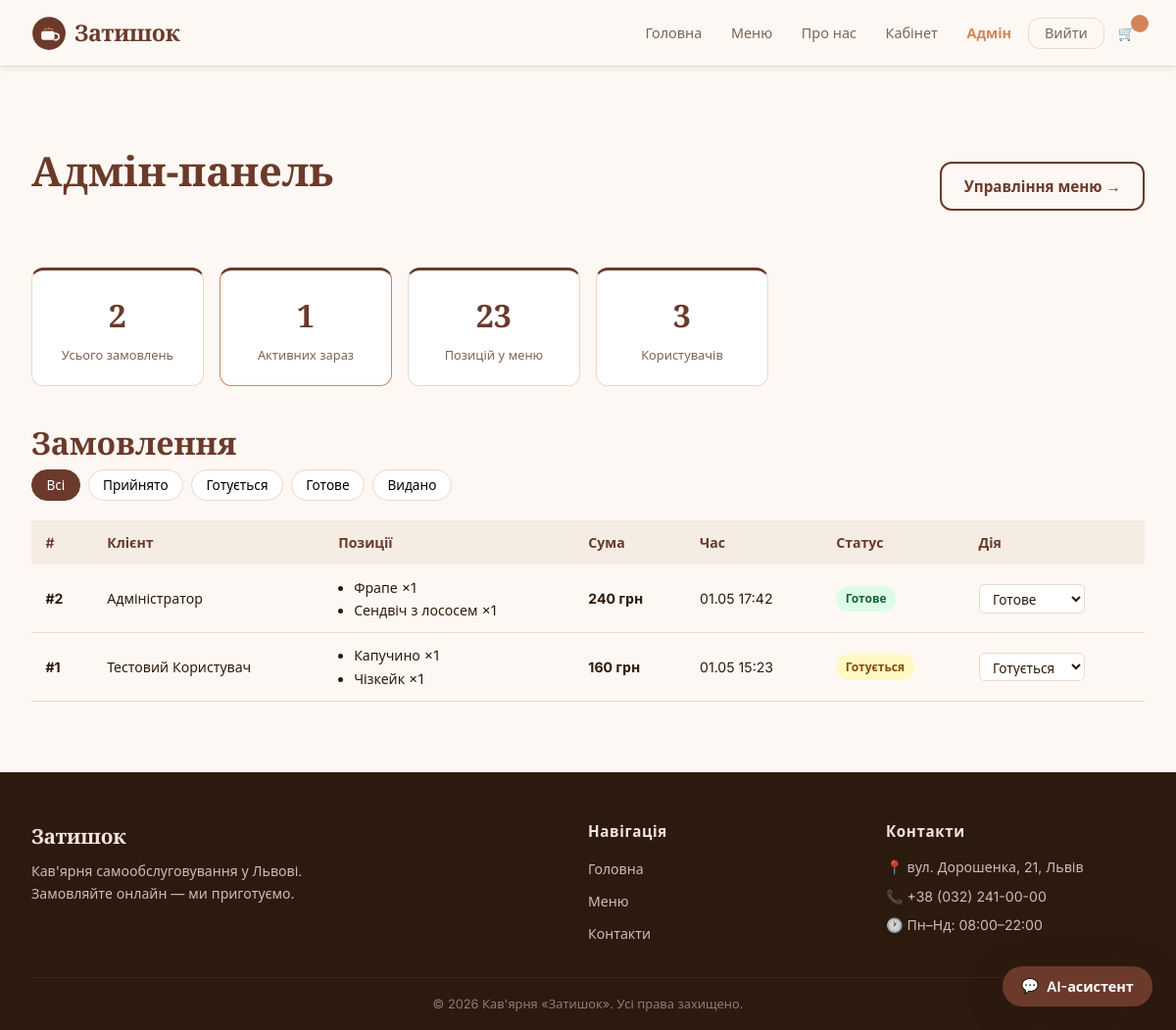
The page /admin (signed in) on the database its author committed.
### models.py (models this page shows, shortened)
class Order(db.Model):
    __tablename__ = 'orders'
    id = db.Column(db.Integer, primary_key=True)
    user_id = db.Column(db.Integer, db.ForeignKey('users.id'), nullable=True)
    guest_name = db.Column(db.String(100), nullable=True)
    status = db.Column(db.String(30), default='Прийнято')
    total = db.Column(db.Float, nullable=False)
    comment = db.Column(db.Text, default='')
    created_at = db.Column(db.DateTime, default=datetime.utcnow)
    items = db.relationship('OrderItem', backref='order', lazy=True)

class User(db.Model):
    __tablename__ = 'users'
    id = db.Column(db.Integer, primary_key=True)
    name = db.Column(db.String(100), nullable=False)
    email = db.Column(db.String(150), unique=True, nullable=False)
    password_hash = db.Column(db.String(256), nullable=False)
    role = db.Column(db.String(20), default='user')  # 'user' | 'admin'
    created_at = db.Column(db.DateTime, default=datetime.utcnow)
    orders = db.relationship('Order', backref='user', lazy=True)

class OrderItem(db.Model):
    __tablename__ = 'order_items'
    id = db.Column(db.Integer, primary_key=True)
    order_id = db.Column(db.Integer, db.ForeignKey('orders.id'), nullable=False)
    product_id = db.Column(db.Integer, db.ForeignKey('products.id'), nullable=False)
    quantity = db.Column(db.Integer, nullable=False, default=1)
    price_at_order = db.Column(db.Float, nullable=False)
    product = db.relationship('Product')

class Product(db.Model):
    __tablename__ = 'products'
    id = db.Column(db.Integer, primary_key=True)
    name = db.Column(db.String(150), nullable=False)
    description = db.Column(db.Text, nullable=False)
    price = db.Column(db.Float, nullable=False)
    category_id = db.Column(db.Integer, db.ForeignKey('categories.id'), nullable=False)
    image = db.Column(db.String(200), default='placeholder.svg')
    available = db.Column(db.Boolean, default=True)
    is_popular = db.Column(db.Boolean, default=False)
    is_cold = db.Column(db.Boolean, default=False)  # для погодного блоку
    allergens = db.Column(db.String(300), default='')
    created_at = db.Column(db.DateTime, default=datetime.utcnow)

### app.py (the view)
@app.route('/admin')
@admin_required
def admin_dashboard():
    orders = Order.query.order_by(Order.created_at.desc()).all()
    stats = {
        'total_orders': Order.query.count(),
        'active_orders': Order.query.filter(Order.status.in_(['Прийнято', 'Готується'])).count(),
        'total_products': Product.query.count(),
        'total_users': User.query.filter_by(role='user').count(),
    }
    return render_template('admin/dashboard.html', orders=orders, stats=stats)

### app.py (called while the page is built)
@app.before_request
def make_session_permanent():
    session.permanent = True

def admin_required(f):
    @wraps(f)
    def decorated(*args, **kwargs):
        if 'user_id' not in session or session.get('user_role') != 'admin':
            flash('Доступ заборонено.', 'danger')
            return redirect(url_for('index'))
        return f(*args, **kwargs)
    return decorated

### templates/admin/dashboard.html (shortened to what this page needs)
{% extends 'base.html' %}
{% block content %}
<section class="section">
  <div class="container">
    <div class="admin-header">
      <h1 class="page-title">Адмін-панель</h1>
      <a href="{{ url_for('admin_menu') }}" class="btn btn--outline">Управління меню →</a>
    </div>
    <div class="admin-stats">
      <div class="stat-card stat-card--admin">
        <div class="stat-num">{{ stats.total_orders }}</div>
        <div class="stat-label">Усього замовлень</div>
      </div>
      <div class="stat-card stat-card--admin stat-card--active">
        <div class="stat-num">{{ stats.active_orders }}</div>
        <div class="stat-label">Активних зараз</div>
      </div>
      <div class="stat-card stat-card--admin">
        <div class="stat-num">{{ stats.total_products }}</div>
        <div class="stat-label">Позицій у меню</div>
      </div>
      <div class="stat-card stat-card--admin">
        <div class="stat-num">{{ stats.total_users }}</div>
        <div class="stat-label">Користувачів</div>
      </div>
    </div>
    <h2 class="section-title">Замовлення</h2>
    <div class="admin-filter">
      <button class="filter-btn filter-btn--active" onclick="filterOrders('all')">Всі</button>
      <button class="filter-btn" onclick="filterOrders('Прийнято')">Прийнято</button>
      <button class="filter-btn" onclick="filterOrders('Готується')">Готується</button>
      <button class="filter-btn" onclick="filterOrders('Готове')">Готове</button>
      <button class="filter-btn" onclick="filterOrders('Видано')">Видано</button>
    </div>
    <div class="admin-orders-table">
      <table class="data-table">
        <thead>
          <tr>
            <th>#</th>
            <th>Клієнт</th>
            <th>Позиції</th>
            <th>Сума</th>
            <th>Час</th>
            <th>Статус</th>
            <th>Дія</th>
          </tr>
        </thead>
        <tbody>
          {% for order in orders %}
          <tr class="order-row" data-status="{{ order.status }}">
            <td><strong>#{{ order.id }}</strong></td>
            <td>
              {% if order.user %}{{ order.user.name }}
              {% else %}{{ order.guest_name or 'Гість' }}{% endif %}
            </td>
            <td>
              <ul class="admin-items-list">
                {% for item in order.items %}
                  <li>{{ item.product.name }} ×{{ item.quantity }}</li>
                {% endfor %}
              </ul>
            </td>
            <td><strong>{{ order.total|int }} грн</strong></td>
            <td>{{ order.created_at.strftime('%d.%m %H:%M') }}</td>
            <td>
              <span class="badge badge--{{ order.status|lower|replace(' ', '-') }}">
                {{ order.status }}
              </span>
            </td>
            <td>
              <form method="POST"
                    action="{{ url_for('admin_update_status', order_id=order.id) }}"
                    class="status-form">
                <select name="status" class="status-select"
                        onchange="this.form.submit()">
                  {% for s in ['Прийнято', 'Готується', 'Готове', 'Видано'] %}
                    <option value="{{ s }}" {{ 'selected' if order.status == s }}>{{ s }}</option>
                  {% endfor %}
                </select>
              </form>
            </td>
          </tr>
          {% endfor %}
        </tbody>
      </table>
    </div>
  </div>
</section>
{% endblock %}

### static/css/style.css (style rules this page uses)
:root { --color-primary: #6B3A2A; --color-primary-h: #8B4E38; --color-accent: #D4845A; --color-bg: #FDF8F3; --color-bg-card: #FFFFFF; --color-bg-dark: #2C1A0E; --color-text: #2C1A0E; --color-text-muted: #7A6558; --color-border: #EAD9CC; --color-success: #4A9C6F; --color-warning: #D4A017; --color-danger: #C0392B; --font-heading: 'Playfair Display', Georgia, serif; --font-body: 'Inter', system-ui, sans-serif; --radius-sm: 6px; --radius: 12px; --radius-lg: 20px; --shadow-sm: 0 2px 8px rgba(44,26,14,.08); --shadow: 0 4px 20px rgba(44,26,14,.12); --shadow-lg: 0 8px 40px rgba(44,26,14,.18); --transition: .22s ease; --container-max: 1200px; --container-pad: clamp(1rem, 4vw, 2rem); }
*, *::before, *::after { box-sizing: border-box; margin: 0; padding: 0; }
html { scroll-behavior: smooth; font-size: 16px; }
body { font-family: var(--font-body); background: var(--color-bg); color: var(--color-text); line-height: 1.65; min-height: 100vh; display: flex; flex-direction: column; }
ul { list-style: none; }
a { color: inherit; text-decoration: none; }
button { cursor: pointer; font-family: inherit; border: none; background: none; }
input, textarea, select { font-family: inherit; font-size: 1rem; width: 100%; padding: .6rem .9rem; border: 1.5px solid var(--color-border); border-radius: var(--radius-sm); background: #fff; color: var(--color-text); transition: border-color var(--transition); }
.container { max-width: var(--container-max); margin: 0 auto; padding: 0 var(--container-pad); }
.section { padding: clamp(2.5rem, 6vw, 5rem) 0; }
.section-title { font-family: var(--font-heading); font-size: clamp(1.4rem, 3vw, 2rem); color: var(--color-primary); }
.btn { display: inline-flex; align-items: center; gap: .4rem; padding: .65rem 1.4rem; border-radius: var(--radius); font-weight: 600; font-size: .95rem; transition: background var(--transition), transform var(--transition), box-shadow var(--transition); }
.btn--outline { border: 2px solid var(--color-primary); color: var(--color-primary); }
.page-title { font-family: var(--font-heading); font-size: clamp(1.8rem, 4vw, 2.6rem); color: var(--color-primary); margin-bottom: 2rem; }
.stat-card { background: #fff; border: 1px solid var(--color-border); border-radius: var(--radius); padding: 1.25rem; text-align: center; }
.stat-card--active { border-color: var(--color-accent); }
.stat-num { font-family: var(--font-heading); font-size: 2rem; font-weight: 700; color: var(--color-primary); }
.stat-label { font-size: .8rem; color: var(--color-text-muted); margin-top: .2rem; }
.admin-header { display: flex; justify-content: space-between; align-items: center; flex-wrap: wrap; gap: 1rem; margin-bottom: 2rem; }
.admin-stats { display: grid; grid-template-columns: repeat(auto-fill, minmax(160px, 1fr)); gap: 1rem; margin-bottom: 2rem; }
.stat-card--admin { border-top: 3px solid var(--color-primary); }
.admin-filter { display: flex; gap: .5rem; flex-wrap: wrap; margin-bottom: 1.25rem; }
.filter-btn { padding: .35rem .9rem; border-radius: var(--radius-lg); border: 1.5px solid var(--color-border); background: #fff; font-size: .85rem; cursor: pointer; transition: all var(--transition); }
.filter-btn--active { background: var(--color-primary); border-color: var(--color-primary); color: #fff; }
.data-table { width: 100%; border-collapse: collapse; font-size: .88rem; }
.data-table th { background: #F5ECE4; padding: .7rem .9rem; text-align: left; font-weight: 600; color: var(--color-primary); white-space: nowrap; }
.data-table td { padding: .7rem .9rem; border-bottom: 1px solid var(--color-border); vertical-align: middle; }
.badge { display: inline-block; padding: .2rem .6rem; border-radius: 20px; font-size: .75rem; font-weight: 700; background: #EEE; }
.badge--готується { background: #FEF9C3; color: #854D0E; }
.badge--готове { background: #DCFCE7; color: #166534; }
.status-select { padding: .3rem .6rem; border-radius: var(--radius-sm); border: 1.5px solid var(--color-border); font-size: .85rem; cursor: pointer; width: auto; }
.admin-items-list { list-style: disc; padding-left: 1rem; }

### rows shown on the page
Order: id "2", user.name "Адміністратор", total "240", created_at "01.05 17:42", status "Готове"
OrderItem: product.name "Фрапе", quantity "1"
OrderItem: product.name "Сендвіч з лососем", quantity "1"
Order: id "1", user.name "Тестовий Користувач", total "160", created_at "01.05 15:23", status "Готується"
OrderItem: product.name "Капучино", quantity "1"
OrderItem: product.name "Чізкейк", quantity "1"

### other values the page prints
{{ stats.total_orders }} "2"
{{ stats.active_orders }} "1"
{{ stats.total_products }} "23"
{{ stats.total_users }} "3"
form field status "Готове"
form field status "Готується"
